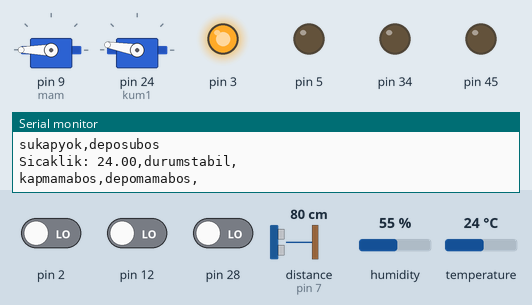
Simulated run of this sketch. Board: Arduino Mega 2560, built with avr-gcc and run on an emulated ATmega2560. Parts: 2 × servo, output pins drawn as LEDs (lit = HIGH), the last lines printed to the serial monitor. Wiring (inferred from the names in the program): ultrasonic range finder: trigger pin 6; echo pin 7. The inputs (shaded band) are chosen by the test bench; at power-on: temperature 24 °C, pin 12 LOW, pin 28 LOW, pin 2 LOW, distance to the obstacle (sensor on pin 7) 80 cm, humidity 55 %. The echo pulse lasts 58.3 µs per cm; pins used as bus, display or sensor lines are not drawn.

Above: at 1.3 s.
1.4 s: temperature set to 34 °C
3.3 s: temperature set to 37 °C
At 4.6 s:
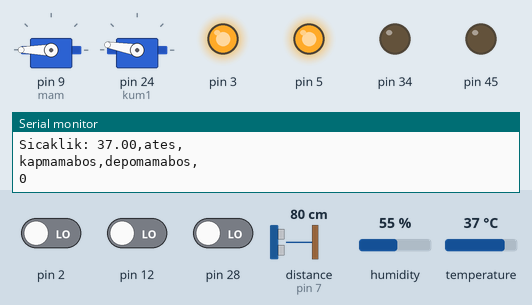
5.7 s: pin 12 driven HIGH
At 6.5 s:
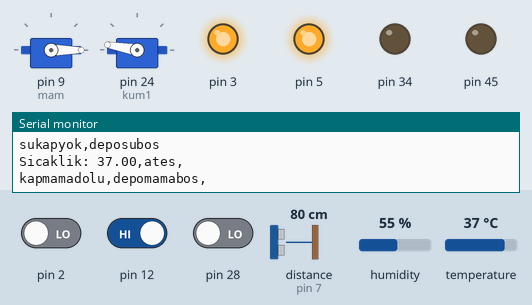
7.3 s: pin 28 driven HIGH
At 8.2 s:
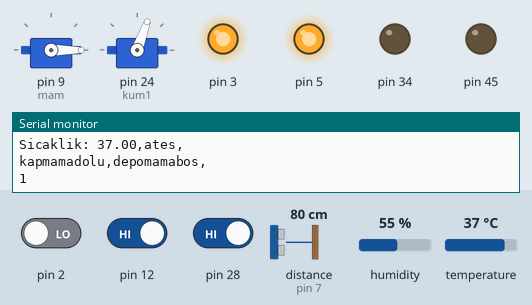
9.0 s: pin 12 driven LOW
At 10.1 s:
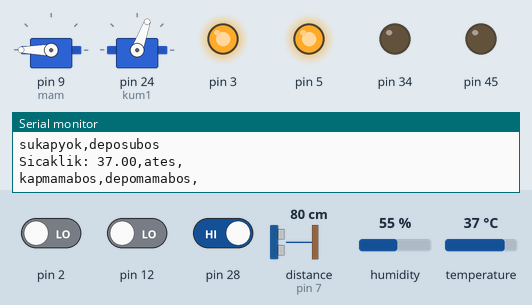
10.9 s: temperature set to 12 °C
At 13.2 s:
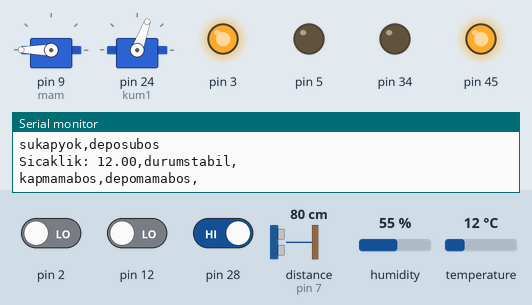
Timing chart, 0 to 14.7 s (numbered marks = the images above; inputs shaded):
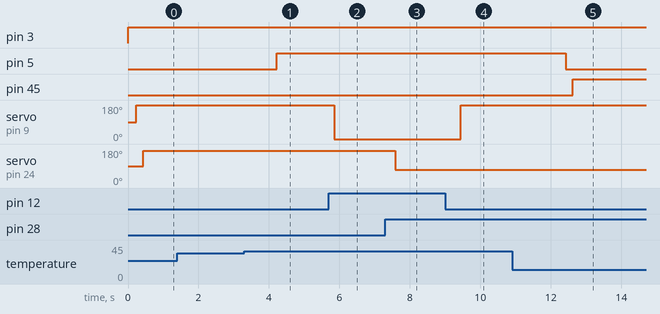

The sketch:

pati_genel.ino
```cpp
#include "DHT.h"
#include "Servo.h"
//Kütüphaneler Eklendi
#define DHTPIN 4
#define DHTTYPE DHT11
//#define DHTTYPE DHT22
//#define DHTTYPE DHT21
Servo mam;
Servo kum1;
Servo kum2;
Servo kum3;
DHT sicaklik(DHTPIN, DHTTYPE);
//degisken atama
int trigPin = 6;
int echoPin = 7;

long sure;
long uzaklik;
//
void setup() {
Serial.begin(9600);
sicaklik.begin();
//pinMode
pinMode(2,INPUT);
pinMode(3,HIGH);
pinMode(4,INPUT);
pinMode(5,OUTPUT);
pinMode(trigPin, OUTPUT);
pinMode(echoPin,INPUT);
pinMode(12,INPUT);
pinMode(28,INPUT);
pinMode(34,OUTPUT);
pinMode(45,OUTPUT);
//
mam.attach(9);
kum1.attach(24);

}

void loop() {
//Mesafe Sensoru Baslangic

// Mesafe Sensoru Sonmesafe();
mesafe();
su();
delay(100);
fire();
delay(100);
mama();
delay(100);
kulube();
delay(100);
kum();
delay(100);
}
void mesafe(){
   digitalWrite(trigPin, LOW);
delayMicroseconds(5);
digitalWrite(trigPin, HIGH);
delayMicroseconds(10);
digitalWrite(trigPin, LOW);
sure = pulseIn(echoPin, HIGH);
uzaklik= sure /29.1/2;
 }
 void su(){
  if(digitalRead(2)==HIGH){// su dolu olduğunzaman 1 gösterdiğini kabul ediyoruz
    Serial.print("sukapvar,");
  }
  else{
    Serial.print("sukapyok,");
    digitalWrite(3,HIGH);
  }
  if(digitalRead(4)== HIGH){
    Serial.println("deposudolu");
  }
  else{
    Serial.println("deposubos");

  }
 }
 void fire(){
float t = sicaklik.readTemperature();
Serial.print("Sicaklik: ");
Serial.print(t);
Serial.print(",");

// ALARM SİSTEMİ
  if(t > 35){
Serial.println("ates,");
digitalWrite(5,HIGH);
  }
  else{
    Serial.println("durumstabil,");
    digitalWrite(5,LOW);

  }
// ALARM SİSTEMİ SON
}
 void mama(){
  if(digitalRead(12) == HIGH){
    Serial.print("kapmamadolu,");
    mam.write(0);

  }
    else{
      Serial.print("kapmamabos,");
      mam.write(180);

    }
  if(uzaklik > 5){
    Serial.println("depomamabos,");

  }
  else{
    Serial.println("depomamadolu,");
  }
 }
 void kum(){//sonra yapılacak
  if(digitalRead(28)== HIGH){
    kum1.write(70);// depo açıldı
   }
    else{
      kum1.write(170);// kapanıcak
    }
  Serial.println(digitalRead(28));
 }
 void kulube(){
  float t = sicaklik.readTemperature();
  if ( t > 24){
    digitalWrite(34,HIGH);// fan çalışıyor
    digitalWrite(45,LOW);// ısıtıcı de aktif
  }
  else{
    digitalWrite(34,LOW);// fan de aktif
    digitalWrite(45,LOW);// ısıtıcı de aktif
  }
  if(t <20){
    digitalWrite(34,LOW);//FAN DE AKTİF
    digitalWrite(45,HIGH);// ISITICI ÇALIŞIYOR
  }
    else{
      digitalWrite(34,LOW);// FAN DE AKTİF
      digitalWrite(45,LOW);//ISITICI  DE AKTİF
    }
  }
```

Measured:
- the behaviour switches between 35 and 36 °C on temperature (found by bisection; images 0 and 1)
- after the input at 3.3 s, pin 5: LOW → HIGH after 0.93 s
- after the input at 5.7 s, servo on pin 9 (mam): 180° → 0° after 0.15 s
- after the input at 7.3 s, servo on pin 24 (kum1): 170° → 70° after 0.29 s
- after the input at 9.0 s, servo on pin 9 (mam): 0° → 180° after 0.44 s
- after the input at 10.9 s, pin 5: HIGH → LOW after 1.5 s; pin 45: LOW → HIGH after 1.7 s
